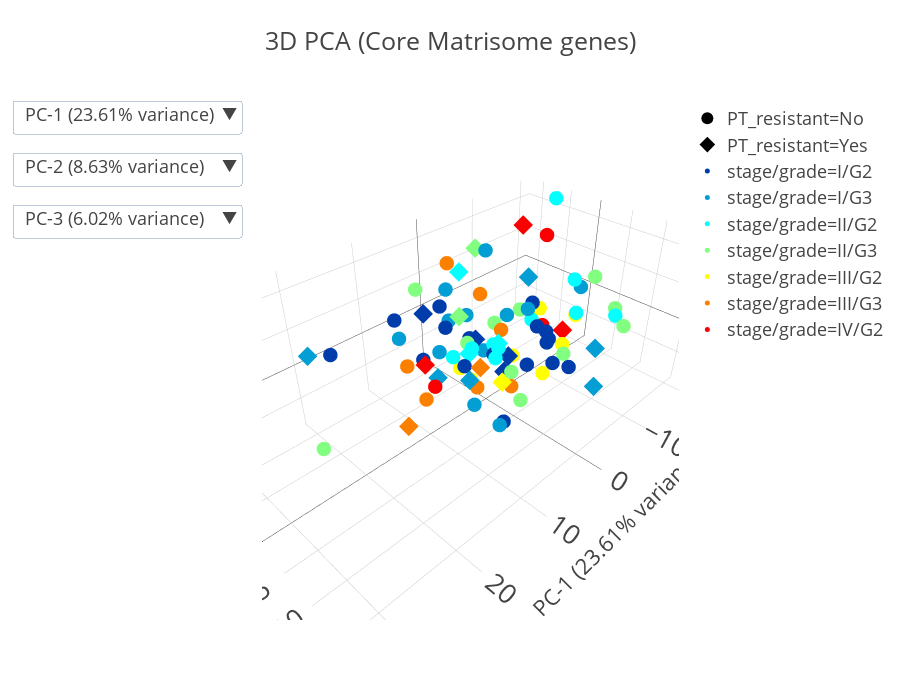

The notebook cell this image was saved under:
### Code cell
pca_fig = projection.interactive_scatterplot(
    pca_expr,
    "stage/grade",
    "PT_resistant",
    n_components,
    title="3D PCA (Core Matrisome genes)",
    explained_variance=explained_variance,
)
pca_fig.write_html(FIGURES_DIR / f"pca_core_matrisome_{COHORT}.html")
